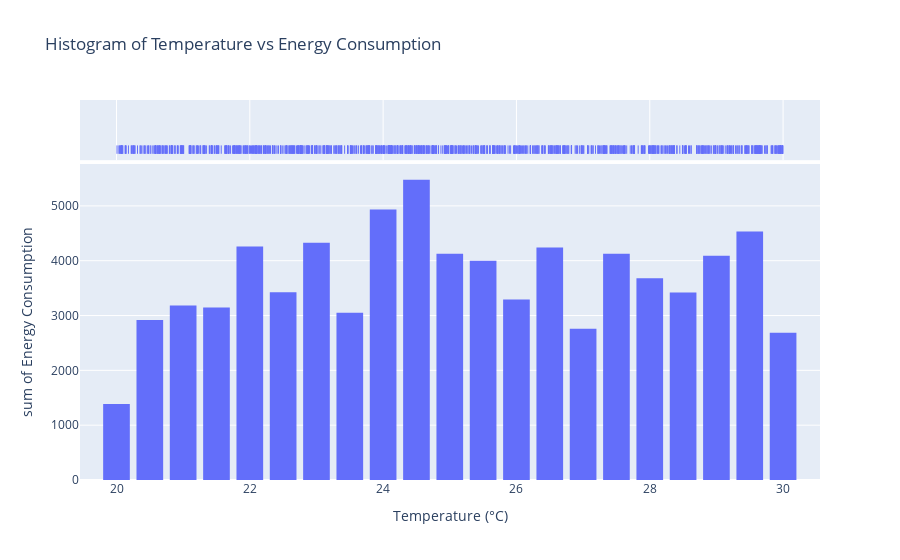

Write notebook code for a chart like this one.
### Code cell
import plotly.express as px
# Create a histogram plot to visualize the relationship between Temperature and EnergyConsumption
fig = px.histogram(df, x="Temperature", y="EnergyConsumption", marginal="rug",
                   hover_data=df.columns,
                   title='Histogram of Temperature vs Energy Consumption',
                   labels={'Temperature': 'Temperature (°C)', 'EnergyConsumption': 'Energy Consumption'})
fig.update_layout(bargap=0.2)  # Gap between bars

# Show plot
fig.show()

### Figure 1 — Plotly figure (JSON) as saved in the notebook; plotly's stock layout.template omitted (floating-point values rounded to 4 significant figures; data arrays with more than 128 entries replaced by an {"elided": "..."} marker saying what was removed)
{"data": [{"alignmentgroup": "True", "bingroup": "x", "histfunc": "sum", "hovertemplate": "Temperature (°C)=%{x}<br>sum of Energy Consumption=%{y}<extra></extra>", "legendgroup": "", "marker": {"color": "#636efa", "pattern": {"shape": ""}}, "name": "", "offsetgroup": "", "orientation": "v", "showlegend": false, "type": "histogram", "x": {"elided": "1000 float values"}, "xaxis": "x", "y": {"elided": "1000 float values"}, "yaxis": "y"}, {"alignmentgroup": "True", "boxpoints": "all", "customdata": {"elided": "1000x9 mixed values"}, "fillcolor": "rgba(255,255,255,0)", "hoveron": "points", "hovertemplate": "Temperature (°C)=%{x}<br>Timestamp=%{customdata[0]}<br>Humidity=%{customdata[1]}<br>SquareFootage=%{customdata[2]}<br>Occupancy=%{customdata[3]}<br>HVACUsage=%{customdata[4]}<br>LightingUsage=%{customdata[5]}<br>RenewableEnergy=%{customdata[6]}<br>DayOfWeek=%{customdata[7]}<br>Holiday=%{customdata[8]}<extra></extra>", "jitter": 0, "legendgroup": "", "line": {"color": "rgba(255,255,255,0)"}, "marker": {"color": "#636efa", "symbol": "line-ns-open"}, "name": "", "offsetgroup": "", "showlegend": false, "type": "box", "x": {"elided": "1000 float values"}, "xaxis": "x2", "yaxis": "y2"}], "layout": {"autosize": true, "bargap": 0.2, "barmode": "relative", "legend": {"tracegroupgap": 0}, "title": {"text": "Histogram of Temperature vs Energy Consumption"}, "xaxis": {"anchor": "y", "autorange": true, "domain": [0, 1], "range": [19.45, 30.55], "title": {"text": "Temperature (°C)"}, "type": "linear"}, "xaxis2": {"anchor": "y2", "autorange": true, "domain": [0, 1], "matches": "x", "range": [19.45, 30.55], "showgrid": true, "showticklabels": false, "type": "linear"}, "yaxis": {"anchor": "x", "autorange": true, "domain": [0, 0.8316], "range": [0, 5764.0], "title": {"text": "sum of Energy Consumption"}, "type": "linear"}, "yaxis2": {"anchor": "x2", "autorange": true, "domain": [0.8416, 1], "matches": "y2", "range": [-0.6176, 0.5], "showgrid": false, "showline": false, "showticklabels": false, "ticks": "", "type": "category"}}}
